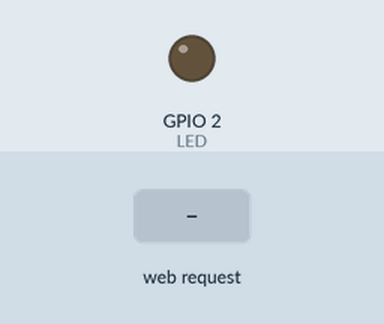
Bench run of a sketch on a simulated ESP32. On the bench: output pins drawn as LEDs (lit = HIGH). The test bench sets the inputs (shaded band). WiFi joins after 1.5 s; servers stay silent unless stated; what the sketch prints to the serial monitor is not drawn.

Above: at 2.7 s.
2.8 s: HTTP request GET /on received
At 3.1 s:
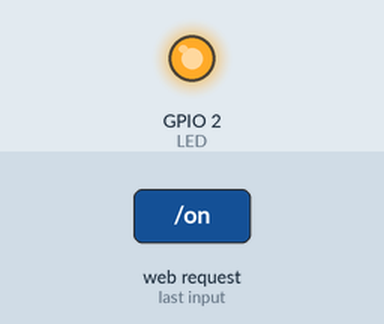
4.3 s: HTTP request GET /off received
At 5.5 s:
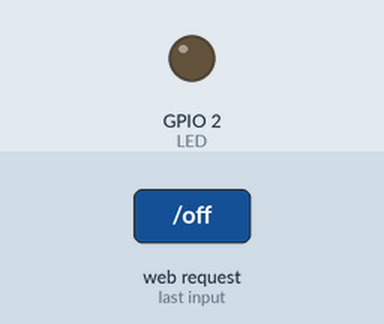
Timing chart, 0 to 7.3 s (numbered marks = the images above; inputs shaded):
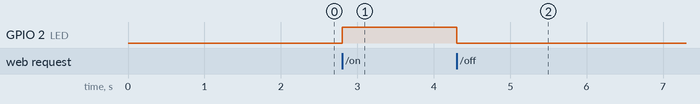

Measured:
- after the input at 2.8 s, GPIO 2 (LED): LOW → HIGH at once
- after the input at 4.3 s, GPIO 2 (LED): HIGH → LOW at once

The sketch:

sketch.ino
```cpp
#include <WiFi.h>
#include <WebServer.h>

WebServer server(80);
const int LED = 2;
bool ledState = false;

void handleRoot() {
  String html = "<html><body>";
  html += "<h1>ESP32 Web Server LED Control</h1>";
  html += "<p>Trang thai LED: ";
  html += (ledState ? "<b style='color:green;'>DANG BAT</b>" : "<b style='color:red;'>DANG TAT</b>");
  html += "</p>";
  html += "<a href='/on'><button style='font-size:20px;padding:10px;'>Bat LED</button></a> ";
  html += "<a href='/off'><button style='font-size:20px;padding:10px;'>Tat LED</button></a>";
  html += "</body></html>";
  server.send(200, "text/html", html);
}

void handleOn() {
  ledState = true;
  digitalWrite(LED, HIGH);
  server.sendHeader("Location", "/");
  server.send(303);
}

void handleOff() {
  ledState = false;
  digitalWrite(LED, LOW);
  server.sendHeader("Location", "/");
  server.send(303);
}

void setup() {
  Serial.begin(115200);
  pinMode(LED, OUTPUT);
  digitalWrite(LED, LOW);

  WiFi.begin("TruongHai", "123456789");
  while (WiFi.status() != WL_CONNECTED) {
    delay(500);
    Serial.print(".");
  }
  Serial.print("\nDia chi IP cua Web Server: http://");
  Serial.println(WiFi.localIP());

  server.on("/", handleRoot);
  server.on("/on", handleOn);
  server.on("/off", handleOff);

  server.begin();
}

void loop() {
  server.handleClient();
}
```
